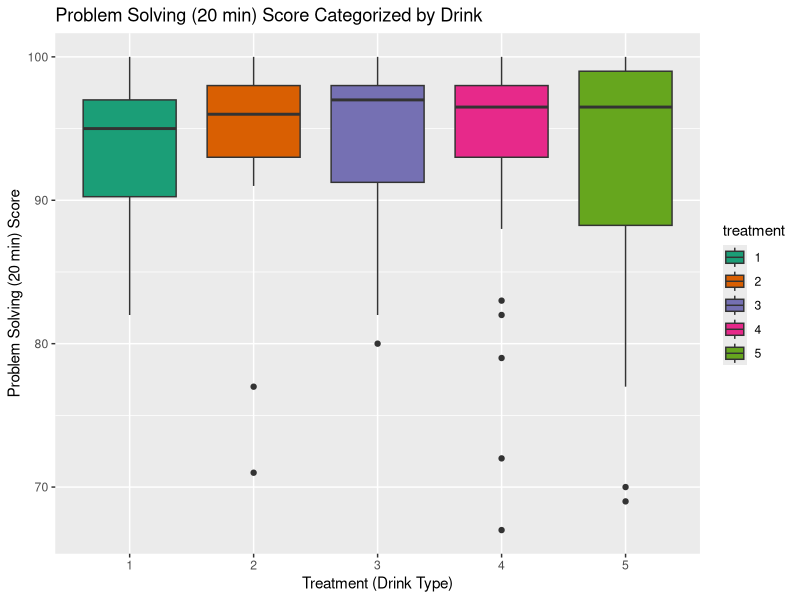

Here is the R script that generated this plot:
# This utilizes the blinded data. It loads the frame and shuffles the rows
# to keep the data blind. Treatment and Age key located in data_check.R along
# with none blind data to check work with.

setwd("C:/Users/srmsi/Documents/University of Toronto/Year 4/Winter 2025/STA305/Project/Beverage-Impact-on-Problem-Solving-STA305H5S2025")
library(tidyverse)
data2 <- sample_frac(read.csv("blind_cleaned_data.csv"), 1)
attach(data2)
data2$treatment <- as.factor(data2$treatment)
ggplot(data2, aes(x=treatment, y=score, fill = treatment)) + 
  geom_boxplot() +
  scale_fill_brewer(palette = "Dark2") + 
  labs(title = "Problem Solving (20 min) Score Categorized by Drink", 
       x="Treatment (Drink Type)", y="Problem Solving (20 min) Score")

